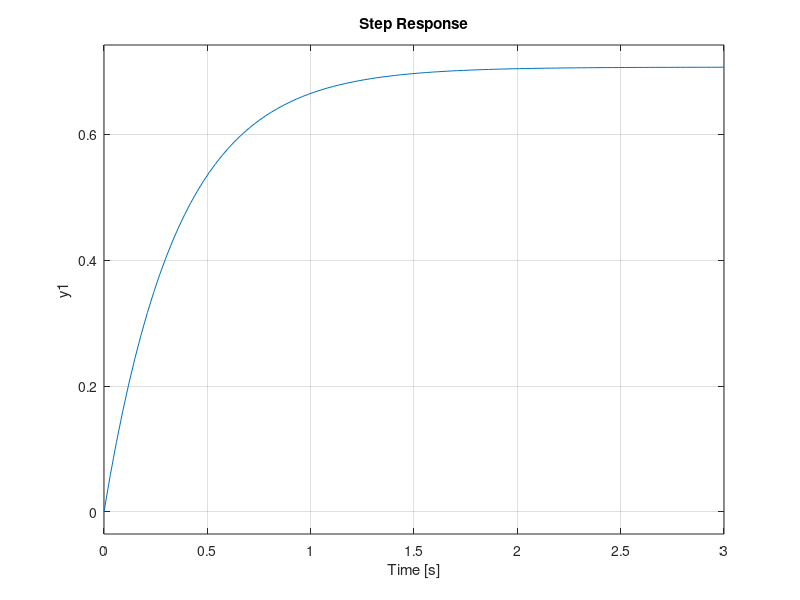

Write the MATLAB code that produced this figure.
clear all;
clc;

A=2;
B=2;
C=1;
D=0;

sys = ss(A,B,C,D);
%Calcolo retroazione dallo stato
disp('Uso la funzione lqr per calcolare il guadagno K (la retroazione dallo stato u=Kx)')
Q=2;
R= 2;
K = lqr(sys.a,sys.b,Q,R);
disp('Matrice di guadagno K: [comando K = lqr(A,B,Q,R)]');
disp(K);
disp('Autovalori a ciclo chiuso: [comando eig(A-B*K)]');
eK = eig(sys.a-sys.b*K);
disp(eK);
disp('[Nota: retroazione negativa!]')

disp('Step response OL.Press X')
pause;
step(sys);

sysCL = ss(A-B*K,B,C-D*K,D);
step(sysCL)